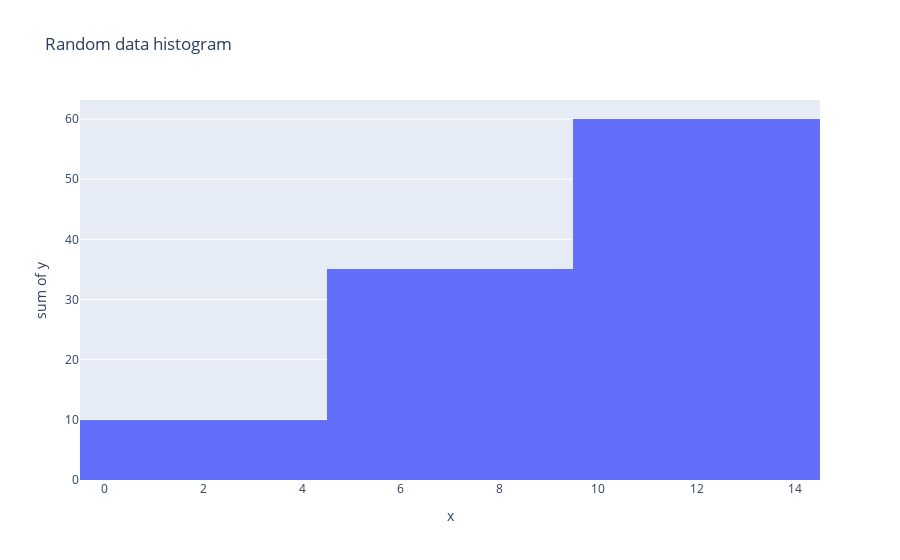

Notebook code cell kept with this figure:
### Code cell
import numpy as np
x=np.arange(15)
y=np.arange(15)
px.line(x=x,y=y,title='Randomm dataaa')
px.histogram(x=x,y=y,title='Random data histogram')

### Figure 1 — Plotly figure (JSON) as saved in the notebook; plotly's stock layout.template omitted (floating-point values rounded to 4 significant figures)
{"data": [{"alignmentgroup": "True", "bingroup": "x", "histfunc": "sum", "hovertemplate": "x=%{x}<br>sum of y=%{y}<extra></extra>", "legendgroup": "", "marker": {"color": "#636efa", "pattern": {"shape": ""}}, "name": "", "offsetgroup": "", "orientation": "v", "showlegend": false, "type": "histogram", "x": [0, 1, 2, 3, 4, 5, 6, 7, 8, 9, 10, 11, 12, 13, 14], "xaxis": "x", "y": [0, 1, 2, 3, 4, 5, 6, 7, 8, 9, 10, 11, 12, 13, 14], "yaxis": "y"}], "layout": {"barmode": "relative", "legend": {"tracegroupgap": 0}, "title": {"text": "Random data histogram"}, "xaxis": {"anchor": "y", "domain": [0, 1], "title": {"text": "x"}}, "yaxis": {"anchor": "x", "domain": [0, 1], "title": {"text": "sum of y"}}}}
